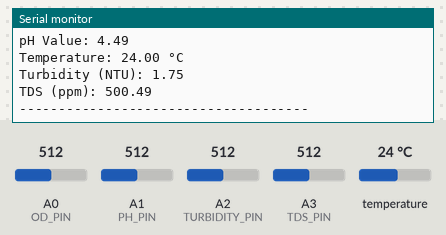
The sketch below on a simulated Arduino Uno, built with avr-gcc and run on an emulated ATmega328P. On the bench: the last lines printed to the serial monitor. Inputs (shaded band) come from the test bench; at power-on: temperature 24 °C, A0 (OD_PIN) = 512, A1 (PH_PIN) = 512, A2 (TURBIDITY_PIN) = 512, A3 (TDS_PIN) = 512.

Above: at 3.5 s.
3.6 s: temperature set to 12 °C
7.2 s: A0 (OD_PIN) set to 716
10.8 s: A1 (PH_PIN) set to 716
14.4 s: A2 (TURBIDITY_PIN) set to 716
At 17.8 s:
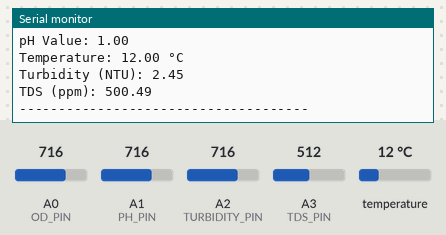
18.0 s: A3 (TDS_PIN) set to 716
At 20.8 s:
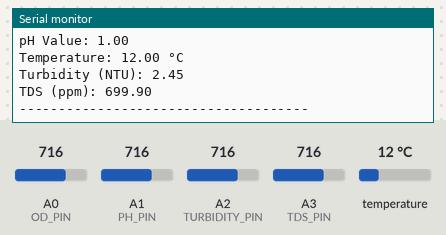
21.6 s: temperature set to 19 °C
Timing chart, 0 to 24.6 s (numbered marks = the images above; inputs shaded):
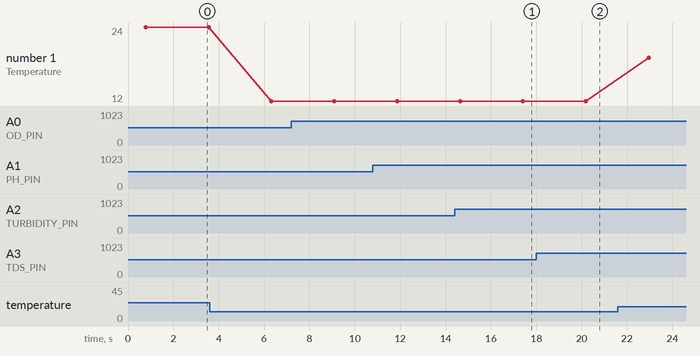

Measured:
- after the input at 14.4 s, the serial monitor: prints a new line after 3.0 s (image 1)
- after the input at 18.0 s, the serial monitor: prints a new line after 2.2 s (image 2)
- plotted number 1: 24 → 12 after the input at 3.6 s, 12 → 19 after the input at 21.6 s

The sketch:

ArduinoCode.ino
```cpp
#include <OneWire.h>
#include <DallasTemperature.h>

// Define sensor pins
#define OD_PIN A0
#define PH_PIN A1
#define TURBIDITY_PIN A2
#define ONE_WIRE_BUS 2  // Temperature sensor pin
#define TDS_PIN A3

// Initialize OneWire and DS18B20 temperature sensor
OneWire oneWire(ONE_WIRE_BUS);
DallasTemperature sensors(&oneWire);

void setup() {
  Serial.begin(115200);
  Serial.println("Reading Sensor Values...");
  sensors.begin(); // Initialize the temperature sensor
}

void loop() {
  // Read raw values
  int rawOD = analogRead(OD_PIN);
  int rawPH = analogRead(PH_PIN);
  int rawTurbidity = analogRead(TURBIDITY_PIN);
  int rawTDS = analogRead(TDS_PIN);

  // Convert raw values to meaningful units
  float odValue = (rawOD / 1023.0) * 10.0;
  float phVoltage = (rawPH / 1023.0) * 5;
  float phValue =  4.5 + (2.5 - phVoltage) * 3.5;
  float turbidityValue = (rawTurbidity / 1023.0) * 3.5;
  float tdsValue = (rawTDS / 1023.0) * 1000.0;

  // Read temperature
  sensors.requestTemperatures();
  float temperature = sensors.getTempCByIndex(0);

  // Print sensor values
  Serial.print("OD Value: "); Serial.print(odValue, 2); Serial.println(" mg/L");
  Serial.print("pH Value: "); Serial.print(phValue, 2); Serial.println();
  Serial.print("Temperature: "); Serial.print(temperature, 2); Serial.println(" °C");
  Serial.print("Turbidity (NTU): "); Serial.print(turbidityValue, 2); Serial.println();
  Serial.print("TDS (ppm): "); Serial.print(tdsValue, 2); Serial.println();
  Serial.println("-------------------------------------");

  delay(2000); // Delay for readability
}
```
